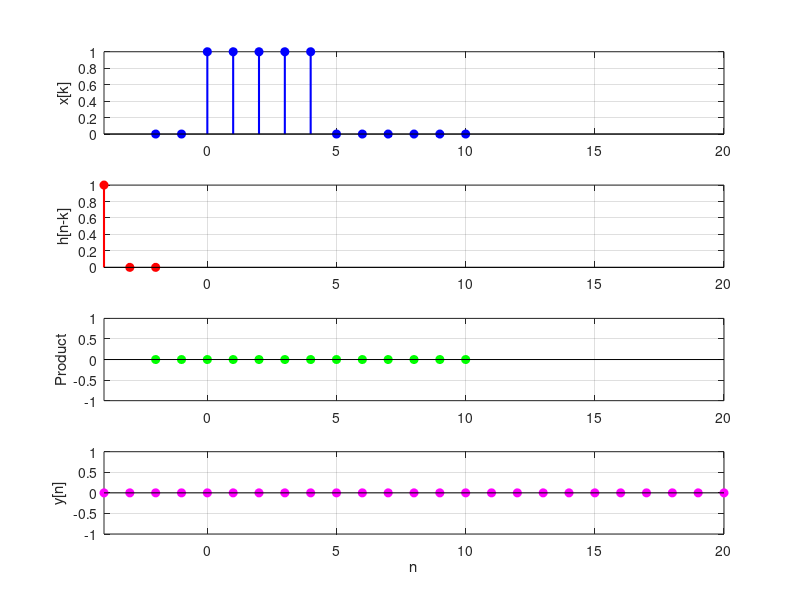

Write MATLAB code to recreate this figure. (Note: this script raises an error after producing the figure.)
% --- Step-by-Step Discrete Convolution with Calculations (Modified) ---
clear; clc; close all;

% 1. DEFINE SIGNALS
k = -2:10;
x = (k >= 0 & k <= 4);                % Rectangular pulse
h = (0.8).^k .* (k >= 0 & k <= 6);    % Decaying ramp

% 2. INITIALIZE FOR CONVOLUTION
n_start = min(k) + min(k);
n_end   = max(k) + max(k);
n = n_start:n_end;
y = zeros(1, length(n));

% Flip h[k] untuk h[-k]
h_flipped = fliplr(h);
k_flipped = -fliplr(k);

% 3. PERFORM CONVOLUTION STEP-BY-STEP
figure('Name', 'Discrete Convolution Steps', 'Position', [100, 100, 900, 700]);

for i = 1:length(n)
    current_n = n(i);

    % Clear figure
    clf;

    % --- Visualization ---
    % Plot x[k]
    subplot(4, 1, 1);
    stem(k, x, 'b', 'filled', 'LineWidth', 1.5);
    ylabel('x[k]'); grid on; xlim([n_start, n_end]);

    % Plot flipped & shifted h[n-k]
    subplot(4, 1, 2);
    stem(k_flipped + current_n, h_flipped, 'r', 'filled', 'LineWidth', 1.5);
    ylabel('h[n-k]'); grid on; xlim([n_start, n_end]);

    % --- Calculation ---
    [k_common, ix, ih] = intersect(k, k_flipped + current_n);
    product = zeros(1, length(k));
    if ~isempty(k_common)
        product(ix) = x(ix) .* h_flipped(ih);
    end
    y(i) = sum(product);

    % Plot product
    subplot(4, 1, 3);
    stem(k, product, 'g', 'filled', 'LineWidth', 1.5);
    ylabel('Product'); grid on; xlim([n_start, n_end]);

    % Plot partial result
    subplot(4, 1, 4);
    stem(n, y, 'm', 'filled', 'LineWidth', 1.5);
    ylabel('y[n]'); xlabel('n'); grid on; xlim([n_start, n_end]);

    % --- Display calculation string ---
    non_zero_elements = product(product ~= 0);
    if isempty(non_zero_elements)
        sum_str = '0';
    else
        sum_str = strjoin(arrayfun(@(val) sprintf('%.2f', val), ...
                     non_zero_elements, 'UniformOutput', false), ' + ');
    end
    sgtitle(sprintf('Step %d/%d → y[%d] = %s = %.2f', ...
        i, length(n), current_n, sum_str, y(i)));

    pause(1); % Pause tiap step
end

% 4. FINAL RESULT
disp('Final convolved signal y[n]:');
disp(y);

% Bandingkan dengan fungsi conv()
y_builtin = conv(x, h);
figure('Name', 'Comparison with MATLAB conv');
stem(n, y, 'm', 'filled', 'LineWidth', 1.5); hold on;
stem((min(k)+min(k)):(max(k)+max(k)), y_builtin, 'b--');
legend('Step-by-step result','MATLAB conv()');
title('Comparison of Convolution Results');
xlabel('n'); ylabel('y[n]'); grid on;